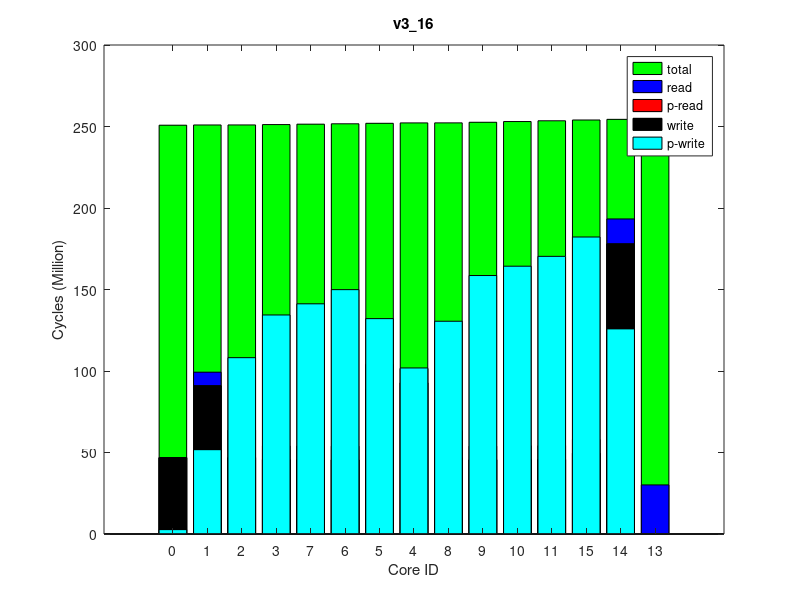

Reproduce this figure in MATLAB.
times(1, :, :) = [
0, 253268039, 0
0, 253409952, 0
0, 253431713, 0
0, 253657360, 0
0, 254673019, 0
0, 254432996, 0
0, 254146073, 0
0, 253906946, 0
0, 254696630, 0
0, 255049967, 0
0, 255480200, 0
0, 255935932, 0
0, 256857061, 0
0, 256810934, 0
0, 256414260, 0
];
times(2, :, :) = [
0, 253231922, 0
0, 253375103, 0
0, 253396874, 0
0, 253622410, 0
0, 254638788, 0
0, 254399164, 0
0, 254111589, 0
0, 253872085, 0
0, 254662389, 0
0, 255014925, 0
0, 255444716, 0
0, 255900381, 0
0, 256828880, 0
0, 256779013, 0
0, 256379635, 0
];
times(3, :, :) = [
0, 253274700, 0
0, 253417631, 0
0, 253439658, 0
0, 253665185, 0
0, 254681343, 0
0, 254441748, 0
0, 254154453, 0
0, 253915008, 0
0, 254705163, 0
0, 255058166, 0
0, 255487946, 0
0, 255943728, 0
0, 256868321, 0
0, 256817870, 0
0, 256421708, 0
];
times(4, :, :) = [
0, 253249816, 0
0, 253392650, 0
0, 253414677, 0
0, 253639623, 0
0, 254654893, 0
0, 254416058, 0
0, 254128289, 0
0, 253889169, 0
0, 254678721, 0
0, 255030849, 0
0, 255460717, 0
0, 255916612, 0
0, 256837240, 0
0, 256788728, 0
0, 256394158, 0
];
times(5, :, :) = [
0, 253251968, 0
0, 253394455, 0
0, 253416502, 0
0, 253642890, 0
0, 254657782, 0
0, 254418798, 0
0, 254131683, 0
0, 253892717, 0
0, 254681644, 0
0, 255033843, 0
0, 255463740, 0
0, 255919677, 0
0, 256845213, 0
0, 256794214, 0
0, 256397531, 0
];
times(6, :, :) = [
0, 253238079, 0
0, 253380575, 0
0, 253402586, 0
0, 253628682, 0
0, 254644801, 0
0, 254404836, 0
0, 254118209, 0
0, 253878900, 0
0, 254668609, 0
0, 255021692, 0
0, 255452430, 0
0, 255908365, 0
0, 256828514, 0
0, 256782492, 0
0, 256383830, 0
];
times(7, :, :) = [
0, 253254817, 0
0, 253398423, 0
0, 253420454, 0
0, 253647547, 0
0, 254663788, 0
0, 254424075, 0
0, 254136867, 0
0, 253897051, 0
0, 254687611, 0
0, 255040767, 0
0, 255470720, 0
0, 255926438, 0
0, 256856608, 0
0, 256806747, 0
0, 256405387, 0
];
times(8, :, :) = [
0, 253234263, 0
0, 253376782, 0
0, 253398544, 0
0, 253624456, 0
0, 254640717, 0
0, 254401018, 0
0, 254114091, 0
0, 253874385, 0
0, 254664527, 0
0, 255017380, 0
0, 255447746, 0
0, 255903388, 0
0, 256824531, 0
0, 256778444, 0
0, 256380846, 0
];
times(9, :, :) = [
0, 253254920, 0
0, 253396996, 0
0, 253418770, 0
0, 253642542, 0
0, 254660094, 0
0, 254419884, 0
0, 254132149, 0
0, 253892977, 0
0, 254683928, 0
0, 255035992, 0
0, 255465760, 0
0, 255921494, 0
0, 256843703, 0
0, 256792054, 0
0, 256397699, 0
];
times(10, :, :) = [
0, 253260185, 0
0, 253402386, 0
0, 253424401, 0
0, 253650757, 0
0, 254666706, 0
0, 254426969, 0
0, 254139961, 0
0, 253900890, 0
0, 254690536, 0
0, 255042600, 0
0, 255472774, 0
0, 255928535, 0
0, 256857539, 0
0, 256806251, 0
0, 256407575, 0
];
ave_times = round(squeeze(mean(times)));
format long g, ave_times
std_times = round(squeeze(std(times)));
format long g, std_times
polling_read_times = ave_times;
times(1, :, :) = [
2693843, 251087304, 0
51722129, 251228347, 0
108155135, 251249959, 0
134341477, 251472166, 0
101879412, 252499161, 0
132130301, 252252393, 0
149882058, 251959495, 0
141223821, 251719771, 0
130524989, 252522649, 0
158555623, 252887428, 0
164316598, 253328849, 0
170336991, 253800974, 0
0, 254725694, 0
125877717, 254677857, 0
182194803, 254277709, 0
];
times(2, :, :) = [
2688081, 251077277, 0
51696283, 251217837, 0
108127955, 251239214, 0
134298512, 251462007, 0
101767994, 252488448, 0
132056706, 252241983, 0
149808321, 251949342, 0
141109206, 251708932, 0
130455207, 252511666, 0
158518581, 252876711, 0
164210627, 253319600, 0
170245359, 253789813, 0
0, 254722842, 0
125824300, 254672809, 0
182161679, 254265255, 0
];
times(3, :, :) = [
2676891, 251076088, 0
51658849, 251216200, 0
108016512, 251237787, 0
134141066, 251461173, 0
101702596, 252487042, 0
131994795, 252240009, 0
149685719, 251948171, 0
141022972, 251708769, 0
130332687, 252510477, 0
158391421, 252875439, 0
164066314, 253318554, 0
170224258, 253790208, 0
0, 254715324, 0
125821407, 254668376, 0
182165564, 254266135, 0
];
times(4, :, :) = [
2688864, 251085145, 0
51756385, 251225630, 0
108256660, 251247224, 0
134521455, 251470959, 0
101902579, 252499127, 0
132157768, 252251059, 0
149986418, 251958230, 0
141312483, 251718695, 0
130524294, 252522384, 0
158565784, 252887378, 0
164256539, 253331006, 0
170260187, 253801955, 0
0, 254722307, 0
125815208, 254675361, 0
182219020, 254277347, 0
];
times(5, :, :) = [
2686081, 251085498, 0
51734078, 251225908, 0
108211801, 251247508, 0
134440518, 251470635, 0
101956751, 252497599, 0
132213427, 252250750, 0
150081638, 251958597, 0
141322708, 251718540, 0
130635323, 252521070, 0
158693790, 252885353, 0
164422105, 253328772, 0
170446189, 253801207, 0
0, 254727035, 0
125827538, 254676189, 0
182274148, 254277785, 0
];
times(6, :, :) = [
2679498, 251075026, 0
51771570, 251216716, 0
108240531, 251238310, 0
134390542, 251461185, 0
101939089, 252489105, 0
132184524, 252241438, 0
149926474, 251948858, 0
141208710, 251708398, 0
130623315, 252512574, 0
158672602, 252877762, 0
164347211, 253320818, 0
170354169, 253791701, 0
0, 254721848, 0
125864865, 254666954, 0
182224749, 254268531, 0
];
times(7, :, :) = [
2674731, 251076500, 0
51808732, 251217699, 0
108292533, 251239057, 0
134498408, 251463686, 0
101924637, 252491149, 0
132172983, 252243505, 0
150029281, 251951027, 0
141370386, 251711417, 0
130522996, 252515899, 0
158537814, 252878886, 0
164258285, 253322512, 0
170276446, 253792619, 0
0, 254717169, 0
125816330, 254666485, 0
182171002, 254269485, 0
];
times(8, :, :) = [
2692330, 251085025, 0
51656057, 251226037, 0
108057026, 251247628, 0
134236673, 251471293, 0
101779922, 252498463, 0
132073046, 252251253, 0
149783196, 251958947, 0
141039680, 251719070, 0
130469101, 252521696, 0
158548163, 252886509, 0
164285667, 253329473, 0
170304094, 253800649, 0
0, 254728031, 0
125877134, 254680620, 0
182137536, 254277423, 0
];
times(9, :, :) = [
2685189, 251079184, 0
51762743, 251221473, 0
108283194, 251242838, 0
134518851, 251468178, 0
101849848, 252495542, 0
132137990, 252247900, 0
149964632, 251954996, 0
141319363, 251715411, 0
130527874, 252520328, 0
158620918, 252883969, 0
164293067, 253327596, 0
170416314, 253798518, 0
0, 254719009, 0
125833747, 254671618, 0
182226588, 254275889, 0
];
times(10, :, :) = [
2694883, 251075466, 0
51707641, 251216163, 0
108112536, 251237489, 0
134324283, 251461471, 0
101969329, 252488935, 0
132205441, 252241381, 0
149954161, 251948774, 0
141256763, 251709406, 0
130613659, 252512123, 0
158647961, 252877081, 0
164417682, 253320480, 0
170474057, 253792181, 0
0, 254722693, 0
125868344, 254675330, 0
182272937, 254268871, 0
];
ave_times = round(squeeze(mean(times)));
format long g, ave_times
std_times = round(squeeze(std(times)));
format long g, std_times
polling_write_times = ave_times;
times(1, :, :) = [
0, 283463757, 0
8351049, 283637023, 64000
16804455, 283662022, 128000
8382977, 283909975, 64000
8508256, 285037089, 64000
15268117, 284771844, 128000
8397201, 284456629, 64000
8452863, 284184740, 64000
16731629, 285063914, 128000
8347475, 285438240, 64000
8483951, 285894406, 64000
8478382, 286377475, 64000
30120204, 287333739, 255980
15307153, 287284627, 128000
8442727, 286869974, 64000
];
times(2, :, :) = [
0, 283486754, 0
8349745, 283660140, 64000
16805016, 283685246, 128000
8384020, 283932970, 64000
8509382, 285068154, 64000
15270691, 284802334, 128000
8392215, 284487572, 64000
8450847, 284215495, 64000
16731082, 285095095, 128000
8347843, 285469295, 64000
8477645, 285925008, 64000
8482541, 286408175, 64000
30121463, 287371501, 255980
15309690, 287318848, 128000
8449190, 286901310, 64000
];
times(3, :, :) = [
0, 283456132, 0
8350144, 283629557, 64000
16805592, 283654551, 128000
8384307, 283902052, 64000
8508804, 285037874, 64000
15267537, 284772709, 128000
8399598, 284457411, 64000
8463786, 284185061, 64000
16731162, 285064761, 128000
8346833, 285439581, 64000
8479388, 285895486, 64000
8474425, 286378405, 64000
30121006, 287347252, 255980
15309555, 287291629, 128000
8458875, 286870673, 64000
];
times(4, :, :) = [
0, 283468126, 0
8351138, 283641494, 64000
16804983, 283666609, 128000
8383149, 283914080, 64000
8508399, 285049869, 64000
15269535, 284784946, 128000
8396942, 284470025, 64000
8453990, 284197699, 64000
16730787, 285076748, 128000
8347319, 285451618, 64000
8478876, 285907073, 64000
8481029, 286388690, 64000
30120260, 287346961, 255980
15305888, 287294384, 128000
8459555, 286879330, 64000
];
times(5, :, :) = [
0, 283459871, 0
8350246, 283633667, 64000
16803302, 283658763, 128000
8382971, 283906284, 64000
8510041, 285042533, 64000
15270750, 284777312, 128000
8392144, 284462354, 64000
8450659, 284190086, 64000
16732207, 285069373, 128000
8345243, 285443533, 64000
8483567, 285899499, 64000
8469615, 286382264, 64000
30121072, 287346758, 255980
15307875, 287296815, 128000
8443082, 286874232, 64000
];
times(6, :, :) = [
0, 283492361, 0
8350353, 283665346, 64000
16806474, 283690336, 128000
8385935, 283938349, 64000
8508975, 285061548, 64000
15268675, 284795894, 128000
8400177, 284480602, 64000
8463034, 284208482, 64000
16731087, 285088377, 128000
8344831, 285462309, 64000
8478914, 285918256, 64000
8483410, 286401186, 64000
30120632, 287361589, 255980
15309193, 287309290, 128000
8448718, 286892421, 64000
];
times(7, :, :) = [
0, 283474826, 0
8349941, 283647710, 64000
16805890, 283672690, 128000
8384652, 283921577, 64000
8509855, 285043718, 64000
15269436, 284778059, 128000
8400218, 284463371, 64000
8463179, 284191457, 64000
16731870, 285070566, 128000
8344617, 285444248, 64000
8482870, 285899845, 64000
8471113, 286382628, 64000
30119506, 287346109, 255980
15308807, 287295448, 128000
8443291, 286873530, 64000
];
times(8, :, :) = [
0, 283488013, 0
8350174, 283662070, 64000
16806403, 283687069, 128000
8383685, 283935679, 64000
8509810, 285072883, 64000
15271198, 284807507, 128000
8391804, 284492527, 64000
8450030, 284219629, 64000
16731113, 285099754, 128000
8347222, 285473982, 64000
8477995, 285929682, 64000
8482407, 286412631, 64000
30121957, 287374563, 255980
15308423, 287321922, 128000
8449076, 286905685, 64000
];
times(9, :, :) = [
0, 283507865, 0
8350185, 283681489, 64000
16805483, 283706589, 128000
8383556, 283954098, 64000
8509466, 285087808, 64000
15271446, 284822854, 128000
8392449, 284507769, 64000
8450115, 284235915, 64000
16732139, 285114664, 128000
8345027, 285489359, 64000
8478899, 285945442, 64000
8483412, 286427870, 64000
30120337, 287389290, 255980
15310174, 287339384, 128000
8448375, 286920932, 64000
];
times(10, :, :) = [
0, 283469063, 0
8349966, 283642518, 64000
16805119, 283667612, 128000
8383826, 283915190, 64000
8509359, 285051058, 64000
15269789, 284785581, 128000
8392240, 284470331, 64000
8450736, 284198271, 64000
16731965, 285077939, 128000
8347562, 285452297, 64000
8477861, 285908217, 64000
8481757, 286389990, 64000
30120006, 287354520, 255980
15307437, 287301406, 128000
8448837, 286882325, 64000
];
ave_times = round(squeeze(mean(times)));
format long g, ave_times
std_times = round(squeeze(std(times)));
format long g, std_times
read_times = ave_times;
times(1, :, :) = [
0, 250801829, 0
0, 250942195, 0
0, 250963894, 0
0, 251185815, 0
0, 252212306, 0
0, 251965446, 0
0, 251672887, 0
0, 251433778, 0
0, 252235857, 0
0, 252601174, 0
0, 253044163, 0
0, 253515201, 0
0, 254440953, 0
0, 254393572, 0
0, 253992316, 0
];
times(2, :, :) = [
0, 250790333, 0
0, 250931046, 0
0, 250954021, 0
0, 251175130, 0
0, 252202447, 0
0, 251954828, 0
0, 251662681, 0
0, 251422206, 0
0, 252226027, 0
0, 252591125, 0
0, 253034919, 0
0, 253505756, 0
0, 254428749, 0
0, 254381141, 0
0, 253981709, 0
];
times(3, :, :) = [
0, 250801356, 0
0, 250942825, 0
0, 250964300, 0
0, 251187808, 0
0, 252214013, 0
0, 251967331, 0
0, 251674527, 0
0, 251434834, 0
0, 252237362, 0
0, 252602690, 0
0, 253046533, 0
0, 253518955, 0
0, 254444766, 0
0, 254393526, 0
0, 253996079, 0
];
times(4, :, :) = [
0, 250796300, 0
0, 250936746, 0
0, 250958203, 0
0, 251182097, 0
0, 252209337, 0
0, 251961745, 0
0, 251669297, 0
0, 251429727, 0
0, 252232629, 0
0, 252597822, 0
0, 253041578, 0
0, 253513450, 0
0, 254436720, 0
0, 254384892, 0
0, 253989493, 0
];
times(5, :, :) = [
0, 250794488, 0
0, 250935839, 0
0, 250957531, 0
0, 251181311, 0
0, 252208222, 0
0, 251960870, 0
0, 251668485, 0
0, 251428413, 0
0, 252231838, 0
0, 252597334, 0
0, 253041226, 0
0, 253512528, 0
0, 254430701, 0
0, 254385029, 0
0, 253988700, 0
];
times(6, :, :) = [
0, 250807486, 0
0, 250947581, 0
0, 250969048, 0
0, 251191102, 0
0, 252218189, 0
0, 251970818, 0
0, 251678522, 0
0, 251438829, 0
0, 252241468, 0
0, 252606970, 0
0, 253050907, 0
0, 253521926, 0
0, 254449136, 0
0, 254397776, 0
0, 253997394, 0
];
times(7, :, :) = [
0, 250801894, 0
0, 250941661, 0
0, 250963131, 0
0, 251187827, 0
0, 252215274, 0
0, 251967924, 0
0, 251675151, 0
0, 251435664, 0
0, 252238622, 0
0, 252603914, 0
0, 253047343, 0
0, 253519129, 0
0, 254444529, 0
0, 254394466, 0
0, 253996595, 0
];
times(8, :, :) = [
0, 250797743, 0
0, 250938052, 0
0, 250959508, 0
0, 251183684, 0
0, 252211374, 0
0, 251964212, 0
0, 251670785, 0
0, 251431521, 0
0, 252234720, 0
0, 252599999, 0
0, 253043437, 0
0, 253515710, 0
0, 254438330, 0
0, 254386634, 0
0, 253992839, 0
];
times(9, :, :) = [
0, 250793541, 0
0, 250934673, 0
0, 250956139, 0
0, 251179426, 0
0, 252206684, 0
0, 251959182, 0
0, 251666289, 0
0, 251426775, 0
0, 252230274, 0
0, 252595161, 0
0, 253039004, 0
0, 253510744, 0
0, 254432320, 0
0, 254385743, 0
0, 253987400, 0
];
times(10, :, :) = [
0, 250812279, 0
0, 250953354, 0
0, 250975058, 0
0, 251199100, 0
0, 252225657, 0
0, 251978670, 0
0, 251686103, 0
0, 251445957, 0
0, 252249271, 0
0, 252613870, 0
0, 253057343, 0
0, 253528490, 0
0, 254453952, 0
0, 254406073, 0
0, 254005318, 0
];
ave_times = round(squeeze(mean(times)));
format long g, ave_times
std_times = round(squeeze(std(times)));
format long g, std_times
total_times = ave_times;
times(1, :, :) = [
46826725, 254403682, 64000
90924491, 254422817, 128000
46944443, 254436410, 64000
45701516, 254450556, 64000
92754449, 254727534, 128000
88812393, 254690931, 64000
45499713, 254543706, 64000
45550795, 254473302, 64000
46771545, 254742973, 64000
45553921, 254756775, 64000
45683233, 254855170, 64000
45761788, 255308765, 64000
0, 256216518, 0
177962558, 256166090, 64000
49594964, 255773768, 64000
];
times(2, :, :) = [
46826885, 254410139, 64000
90925824, 254429033, 128000
46943896, 254442546, 64000
45701252, 254456598, 64000
92755349, 254733432, 128000
88805534, 254696811, 64000
45501812, 254549767, 64000
45550446, 254479365, 64000
46772747, 254748961, 64000
45554450, 254762750, 64000
45683114, 254861977, 64000
45761177, 255315348, 64000
0, 256220933, 0
177962686, 256174632, 64000
49593426, 255780056, 64000
];
times(3, :, :) = [
46826991, 254410831, 64000
90925648, 254429933, 128000
46944448, 254443627, 64000
45701970, 254457761, 64000
92754106, 254734487, 128000
88798017, 254697870, 64000
45501210, 254550707, 64000
45552182, 254480304, 64000
46772241, 254749598, 64000
45553357, 254763711, 64000
45683158, 254862231, 64000
45759782, 255315941, 64000
0, 256219985, 0
177995689, 256173194, 64000
49582705, 255781441, 64000
];
times(4, :, :) = [
46826821, 254411214, 64000
90926110, 254430347, 128000
46944444, 254443815, 64000
45702105, 254457931, 64000
92755335, 254734854, 128000
88803840, 254698121, 64000
45499476, 254550784, 64000
45550441, 254480764, 64000
46770817, 254750391, 64000
45554077, 254764439, 64000
45682690, 254862717, 64000
45761504, 255316495, 64000
0, 256221335, 0
177991797, 256175363, 64000
49584753, 255781812, 64000
];
times(5, :, :) = [
46825595, 254419367, 64000
90925911, 254438213, 128000
46943412, 254451688, 64000
45702036, 254465441, 64000
92754388, 254742896, 128000
88800140, 254706332, 64000
45498392, 254559101, 64000
45550539, 254488232, 64000
46771269, 254758345, 64000
45554118, 254772369, 64000
45682991, 254870300, 64000
45760819, 255324353, 64000
0, 256229033, 0
178014046, 256182334, 64000
49581186, 255790313, 64000
];
times(6, :, :) = [
46826702, 254408878, 64000
90924089, 254428026, 128000
46945409, 254441504, 64000
45702118, 254455385, 64000
92754678, 254733039, 128000
88804423, 254696467, 64000
45499258, 254549030, 64000
45552622, 254477970, 64000
46772044, 254748419, 64000
45553360, 254762159, 64000
45683106, 254858595, 64000
45758137, 255312783, 64000
0, 256217715, 0
177991805, 256170896, 64000
49582465, 255779640, 64000
];
times(7, :, :) = [
46827163, 254411938, 64000
90924802, 254431126, 128000
46943097, 254444759, 64000
45701760, 254458846, 64000
92751849, 254735565, 128000
88802494, 254698953, 64000
45499663, 254551604, 64000
45551484, 254481387, 64000
46771570, 254751104, 64000
45553142, 254764913, 64000
45682236, 254862674, 64000
45759507, 255316553, 64000
0, 256219501, 0
177978179, 256169045, 64000
49580914, 255780730, 64000
];
times(8, :, :) = [
46826702, 254418809, 64000
90925418, 254437656, 128000
46945068, 254451334, 64000
45700702, 254465472, 64000
92753921, 254742673, 128000
88808915, 254705948, 64000
45500010, 254558521, 64000
45553467, 254488079, 64000
46772710, 254757806, 64000
45552143, 254771837, 64000
45683412, 254870349, 64000
45761047, 255323843, 64000
0, 256232119, 0
178007225, 256183105, 64000
49583104, 255790771, 64000
];
times(9, :, :) = [
46827136, 254424304, 64000
90926043, 254443417, 128000
46942747, 254456999, 64000
45702346, 254470811, 64000
92754280, 254748086, 128000
88805437, 254711499, 64000
45499560, 254564318, 64000
45551564, 254493671, 64000
46772142, 254763189, 64000
45554455, 254776999, 64000
45683253, 254877208, 64000
45761602, 255331090, 64000
0, 256238676, 0
177989733, 256191092, 64000
49585040, 255795239, 64000
];
times(10, :, :) = [
46827211, 254423897, 64000
90926079, 254442994, 128000
46943521, 254456592, 64000
45701922, 254470444, 64000
92753142, 254747570, 128000
88794988, 254710844, 64000
45498962, 254563412, 64000
45552914, 254493206, 64000
46771853, 254763054, 64000
45554306, 254776765, 64000
45681815, 254874793, 64000
45760417, 255328383, 64000
0, 256235247, 0
177990712, 256186145, 64000
49582588, 255792905, 64000
];
ave_times = round(squeeze(mean(times)));
format long g, ave_times
std_times = round(squeeze(std(times)));
format long g, std_times
write_times = ave_times;
mytitle = 'v3\_16';
order = [1 2 3 4 8 7 6 5 9 10 11 12 15 14 13];

total_times = total_times(:, 2)(order);

read_times = read_times(:, 1)(order);
write_times = write_times(:, 1)(order);

polling_read_times = polling_read_times(:, 1)(order);
polling_write_times = polling_write_times(:, 1)(order);

total_times /= 1000000;

read_times /= 1000000;
write_times /= 1000000;

polling_read_times /= 1000000;
polling_write_times /= 1000000;

% laying read on top of write
read_times += write_times;
polling_read_times += write_times;

figure(1);
clf()
% set(gcf, 'Position', get(0,'Screensize'));
% set(gcf,'units','normalized','outerposition',[0 0 1 1])
bar(0:14, total_times,'g');
hold on;
bar(0:14, read_times,'b');
bar(0:14, polling_read_times,'r');
bar(0:14, write_times,'k');
bar(0:14, polling_write_times,'c');
hold off

axis([-2 16 0 300])
% axis([-1 15])
set(gca,'XTick',0:14);
set(gca,'xticklabel',{ '0'; '1'; '2'; '3'; '7'; '6'; '5'; '4'; '8'; '9'; '10'; '11'; '15'; '14'; '13' })

xlabel('Core ID')
ylabel('Cycles (Million)')

legend('total', 'read', 'p-read', 'write', 'p-write')
title(mytitle)
print(1, strcat(mytitle, '.png'))
